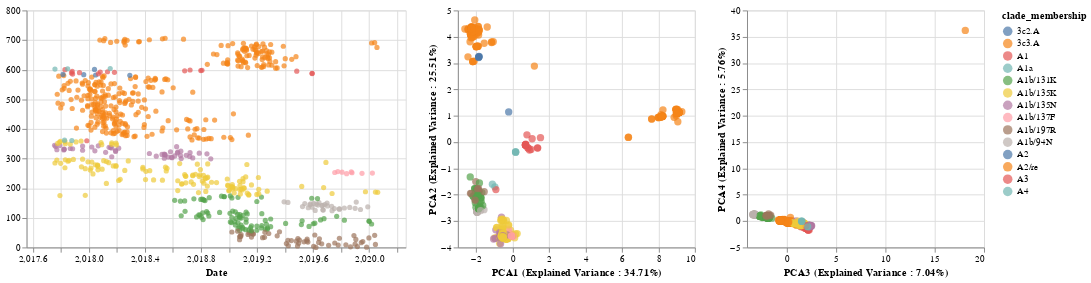

Source (notebook cell):
### Code cell
list_of_chart = linking_tree_with_plots_brush(merged_pca_df,['pca1','pca2','pca3','pca4', 'pca5', 'pca6'],
                                         ['PCA1 (Explained Variance : {}%'.format(round(explained_variance_PCA[0]*100,2)) + ")",
                                          'PCA2 (Explained Variance : {}%'.format(round(explained_variance_PCA[1]*100,2)) + ")",
                                          'PCA3 (Explained Variance : {}%'.format(round(explained_variance_PCA[2]*100,2)) + ")",
                                          'PCA4 (Explained Variance : {}%'.format(round(explained_variance_PCA[3]*100,2)) + ")",
                                          'PCA5 (Explained Variance : {}%'.format(round(explained_variance_PCA[4]*100,2)) + ")",
                                          'PCA6 (Explained Variance : {}%'.format(round(explained_variance_PCA[5]*100,2)) + ")"],
                                         "clade_membership:N",['strain','region'])
PCAFluBrush = list_of_chart[0]|list_of_chart[1]|list_of_chart[2]

PCAFluBrush
#PCAFluBrush.save("docs/PCA" + virus_name + "Brush.html")

### Figure 1 — Vega-Lite specification as saved in the notebook (floating-point values rounded to 4 significant figures; data arrays with more than 128 entries replaced by an {"elided": "..."} marker saying what was removed)
{"$schema": "https://vega.github.io/schema/vega-lite/v3.4.0.json", "config": {"mark": {"tooltip": null}, "view": {"height": 300, "width": 400}}, "data": {"name": "data-449ccbb50ceab036b14863e77eb6eaf8"}, "datasets": {"data-449ccbb50ceab036b14863e77eb6eaf8": {"elided": "707 records"}}, "hconcat": [{"encoding": {"color": {"condition": {"field": "clade_membership", "selection": "selector001", "type": "nominal"}, "value": "gray"}, "tooltip": [{"field": "strain", "type": "nominal"}, {"field": "region", "type": "nominal"}], "x": {"field": "date", "scale": {"domain": [2018.0, 2020.0]}, "title": "Date", "type": "quantitative"}, "y": {"field": "y", "title": "", "type": "quantitative"}}, "height": 250, "mark": "circle", "selection": {"selector001": {"resolve": "global", "type": "interval"}}, "width": 400}, {"encoding": {"color": {"condition": {"field": "clade_membership", "selection": "selector001", "type": "nominal"}, "value": "gray"}, "tooltip": [{"field": "strain", "type": "nominal"}, {"field": "region", "type": "nominal"}], "x": {"field": "pca1", "title": "PCA1 (Explained Variance : 34.71%)", "type": "quantitative"}, "y": {"field": "pca2", "title": "PCA2 (Explained Variance : 25.51%)", "type": "quantitative"}}, "height": 250, "mark": {"size": 60, "type": "circle"}, "selection": {"selector001": {"resolve": "global", "type": "interval"}}, "width": 250}, {"encoding": {"color": {"condition": {"field": "clade_membership", "selection": "selector001", "type": "nominal"}, "value": "gray"}, "tooltip": [{"field": "strain", "type": "nominal"}, {"field": "region", "type": "nominal"}], "x": {"field": "pca3", "title": "PCA3 (Explained Variance : 7.04%)", "type": "quantitative"}, "y": {"field": "pca4", "title": "PCA4 (Explained Variance : 5.76%)", "type": "quantitative"}}, "height": 250, "mark": {"size": 60, "type": "circle"}, "selection": {"selector001": {"resolve": "global", "type": "interval"}}, "width": 250}]}
